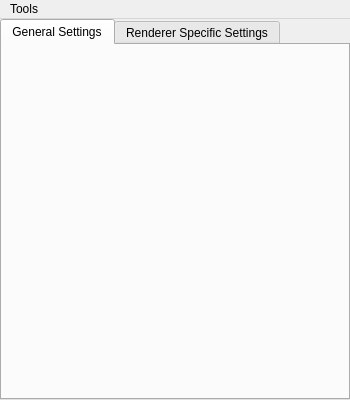
<?xml version="1.0" encoding="UTF-8"?>
<ui version="4.0">
 <class>NEExternalRendererSettingsWindow</class>
 <widget class="QMainWindow" name="NEExternalRendererSettingsWindow">
  <property name="geometry">
   <rect>
    <x>0</x>
    <y>0</y>
    <width>350</width>
    <height>400</height>
   </rect>
  </property>
  <property name="windowTitle">
   <string>External Renderer Settings</string>
  </property>
  <widget class="QWidget" name="centralwidget">
   <layout class="QVBoxLayout" name="verticalLayout">
    <property name="spacing">
     <number>0</number>
    </property>
    <property name="leftMargin">
     <number>0</number>
    </property>
    <property name="topMargin">
     <number>0</number>
    </property>
    <property name="rightMargin">
     <number>0</number>
    </property>
    <property name="bottomMargin">
     <number>0</number>
    </property>
    <item>
     <widget class="QTabWidget" name="tabWidget">
      <property name="currentIndex">
       <number>0</number>
      </property>
      <widget class="NEObjectController" name="generalTab">
       <attribute name="title">
        <string>General Settings</string>
       </attribute>
      </widget>
      <widget class="NEObjectController" name="specificTab">
       <attribute name="title">
        <string>Renderer Specific Settings</string>
       </attribute>
      </widget>
     </widget>
    </item>
    <item>
     <layout class="QHBoxLayout" name="horizontalLayout">
      <property name="spacing">
       <number>0</number>
      </property>
     </layout>
    </item>
   </layout>
  </widget>
  <widget class="QMenuBar" name="menubar">
   <property name="geometry">
    <rect>
     <x>0</x>
     <y>0</y>
     <width>350</width>
     <height>29</height>
    </rect>
   </property>
   <widget class="QMenu" name="menuTools">
    <property name="title">
     <string>Tools</string>
    </property>
    <addaction name="actionSave_preset"/>
    <addaction name="actionLoad_preset"/>
    <addaction name="separator"/>
    <addaction name="actionReset_to_defaults"/>
    <addaction name="actionRefresh"/>
   </widget>
   <addaction name="menuTools"/>
  </widget>
  <action name="actionSave_preset">
   <property name="icon">
    <iconset resource="../../neutrino.qrc">
     <normaloff>:/Neutrino/Resources/16/table_save.png</normaloff>:/Neutrino/Resources/16/table_save.png</iconset>
   </property>
   <property name="text">
    <string>Save preset</string>
   </property>
  </action>
  <action name="actionLoad_preset">
   <property name="icon">
    <iconset resource="../../neutrino.qrc">
     <normaloff>:/Neutrino/Resources/16/table_refresh.png</normaloff>:/Neutrino/Resources/16/table_refresh.png</iconset>
   </property>
   <property name="text">
    <string>Load preset</string>
   </property>
  </action>
  <action name="actionReset_to_defaults">
   <property name="icon">
    <iconset resource="../../neutrino.qrc">
     <normaloff>:/Neutrino/Resources/16/table_delete.png</normaloff>:/Neutrino/Resources/16/table_delete.png</iconset>
   </property>
   <property name="text">
    <string>Reset to defaults</string>
   </property>
  </action>
  <action name="actionRefresh">
   <property name="icon">
    <iconset resource="../../neutrino.qrc">
     <normaloff>:/Neutrino/Resources/16/table_refresh.png</normaloff>:/Neutrino/Resources/16/table_refresh.png</iconset>
   </property>
   <property name="text">
    <string>Refresh</string>
   </property>
  </action>
 </widget>
 <customwidgets>
  <customwidget>
   <class>NEObjectController</class>
   <extends>QWidget</extends>
   <header>Windows/PropertyManager/NEObjectController.h</header>
   <container>1</container>
  </customwidget>
 </customwidgets>
 <resources>
  <include location="../../neutrino.qrc"/>
 </resources>
 <connections/>
</ui>
